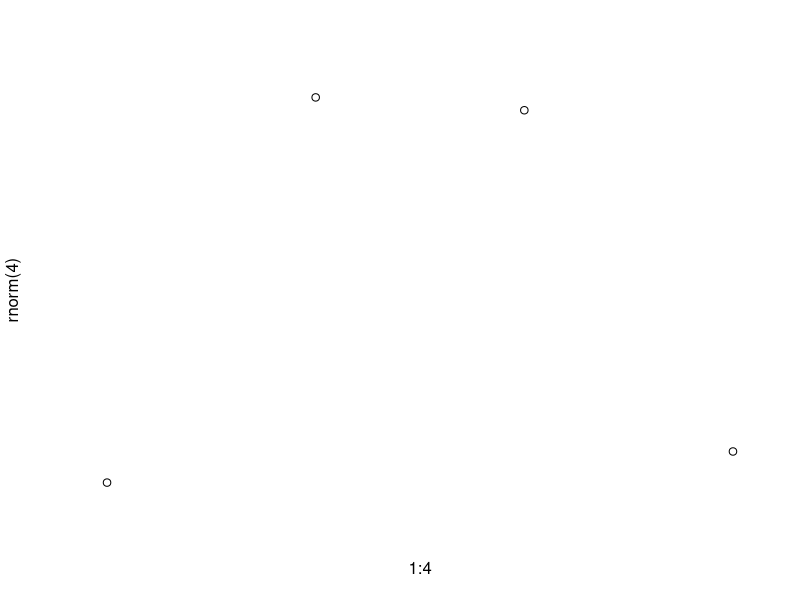
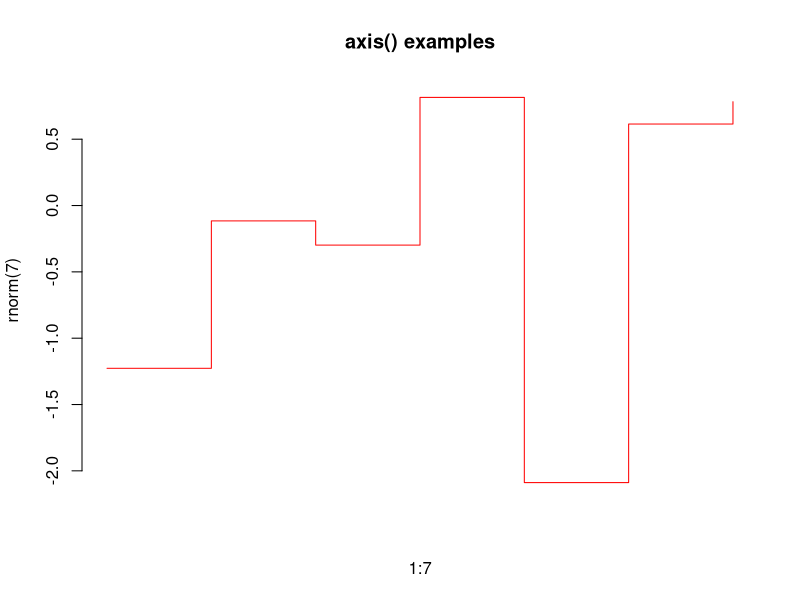
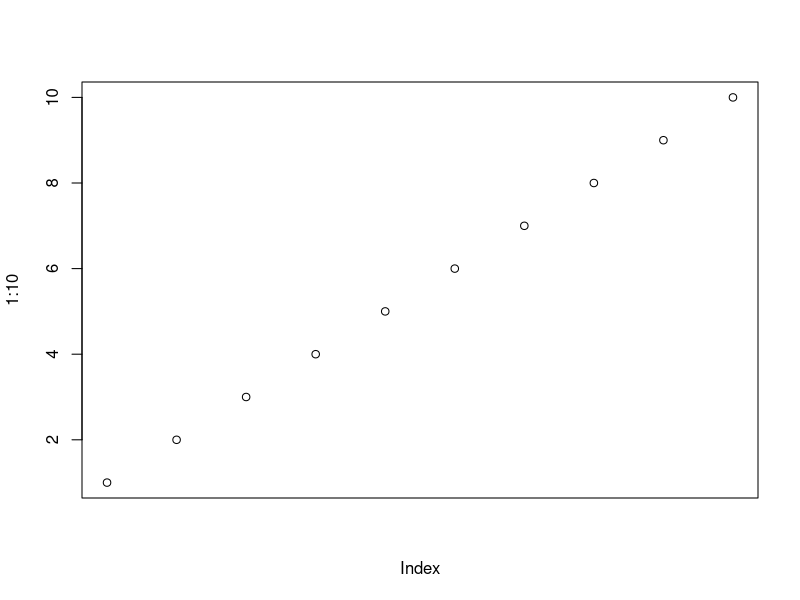
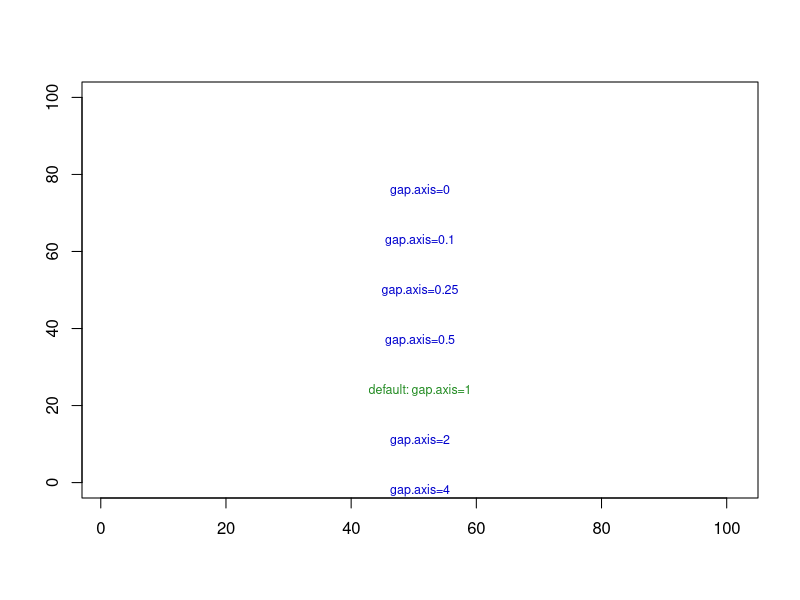

Recreate these plots in R, in order.
#!/usr/bin/r
require(stats) # for rnorm
plot(1:4, rnorm(4), axes = FALSE)
plot.new()
plot(1:7, rnorm(7), main = "axis() examples",
type = "s", xaxt = "n", frame.plot = FALSE, col = "red")
plot.new()
# one way to have custom x axis
plot(1:10, xaxt = "n")
plot.new()
# default gap between lebel:
plot(0:100, type = "n", exes = FALSE, ann = FALSE)
gaps <- c(4, 2, 1, 1/2, 1/4, 0.1, 0)
chG <- paste0(ifelse(gaps == 1, "default: ", ""),
"gap.axis=", formatC(gaps))
jj <- seq_along(gaps)
linG <- -2.5*(jj-1)
mtext(chG, side=1, padj=-1, line = linG -1/2, cex=3/4,
           col = ifelse(gaps == 1, "forest green", "blue3"))
     ## now shrink the window (in x- and y-direction) and observe the axis labels drawn

